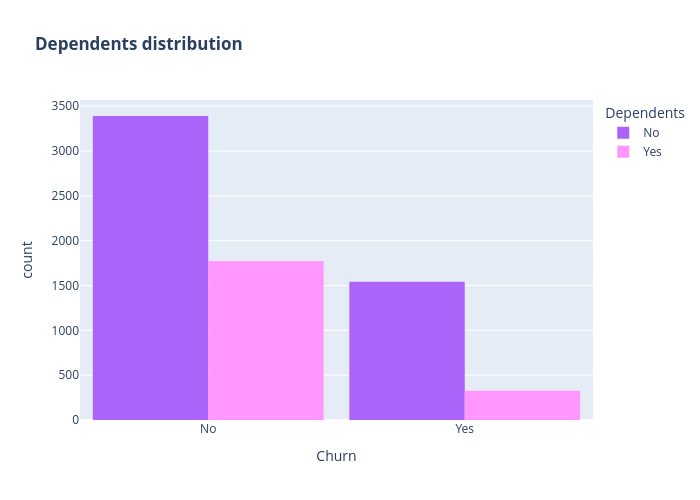

Here is the notebook cell this chart was saved with:
### Markdown cell above
* A lot of customers choose the Fiber optic service and it's also evident that the customers who use Fiber optic have high churn rate, this might suggest a dissatisfaction with this type of internet service.
* Customers having DSL service are majority in number and have less churn rate compared to Fibre optic service.

### Code cell
color_map = {"Yes": "#FF97FF", "No": "#AB63FA"}
fig = px.histogram(df, x="Churn", color="Dependents", barmode="group", title="<b>Dependents distribution</b>", color_discrete_map=color_map)
fig.update_layout(width=700, height=500, bargap=0.1)
fig.show()

### Figure 1 — Plotly figure (JSON) as saved in the notebook; plotly's stock layout.template omitted (floating-point values rounded to 4 significant figures; data arrays with more than 128 entries replaced by an {"elided": "..."} marker saying what was removed)
{"data": [{"alignmentgroup": "True", "bingroup": "x", "hovertemplate": "Dependents=No<br>Churn=%{x}<br>count=%{y}<extra></extra>", "legendgroup": "No", "marker": {"color": "#AB63FA", "pattern": {"shape": ""}}, "name": "No", "offsetgroup": "No", "orientation": "v", "showlegend": true, "type": "histogram", "x": {"elided": "4933 str values"}, "xaxis": "x", "yaxis": "y"}, {"alignmentgroup": "True", "bingroup": "x", "hovertemplate": "Dependents=Yes<br>Churn=%{x}<br>count=%{y}<extra></extra>", "legendgroup": "Yes", "marker": {"color": "#FF97FF", "pattern": {"shape": ""}}, "name": "Yes", "offsetgroup": "Yes", "orientation": "v", "showlegend": true, "type": "histogram", "x": {"elided": "2099 str values"}, "xaxis": "x", "yaxis": "y"}], "layout": {"bargap": 0.1, "barmode": "group", "height": 500, "legend": {"title": {"text": "Dependents"}, "tracegroupgap": 0}, "title": {"text": "<b>Dependents distribution</b>"}, "width": 700, "xaxis": {"anchor": "y", "autorange": true, "domain": [0, 1], "range": [-0.5, 1.5], "title": {"text": "Churn"}, "type": "category"}, "yaxis": {"anchor": "x", "autorange": true, "domain": [0, 1], "range": [0, 3568.0], "title": {"text": "count"}}}}
